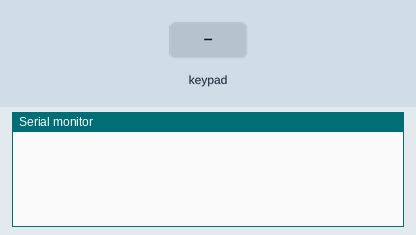
Simulated run of this sketch. Board: Arduino Uno, built with avr-gcc and run on an emulated ATmega328P. Parts: the last lines printed to the serial monitor. Inputs (shaded band) come from the test bench.

Above: at 1.2 s.
1.3 s: key '7' pressed
At 1.9 s:
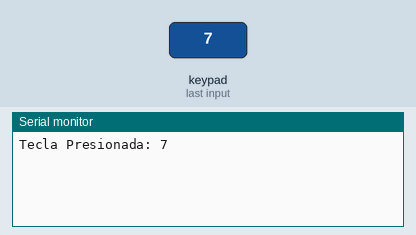
2.8 s: keypad keys 5 4 3 2 * pressed 0.4 s apart
At 5.6 s:
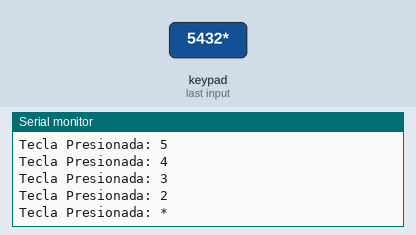
6.3 s: key '/' pressed
At 7.2 s:
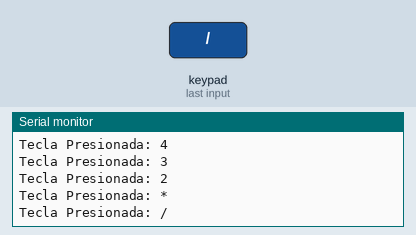
7.8 s: keypad keys 5 4 3 2 = pressed 0.4 s apart
At 10.5 s:
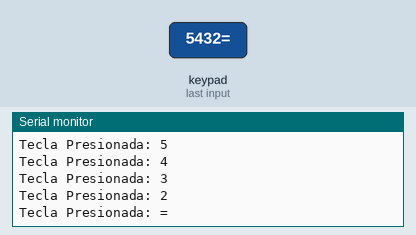
11.3 s: key 'C' pressed
At 12.1 s:
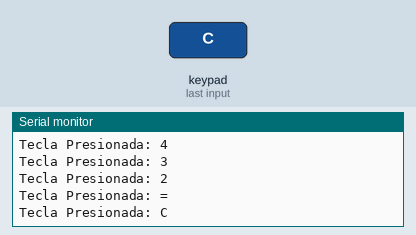
Timing chart, 0 to 13.8 s (numbered marks = the images above; inputs shaded):
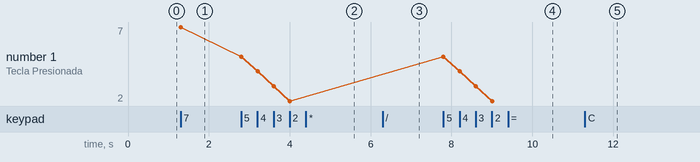

Measured:
- after the input at 1.3 s, the serial monitor: prints a new line at once (image 1)
- after the input at 2.8 s, the serial monitor: prints a new line at once (image 2)
- after the input at 6.3 s, the serial monitor: prints a new line at once (image 3)
- after the input at 7.8 s, the serial monitor: prints a new line at once (image 4)
- after the input at 11.3 s, the serial monitor: prints a new line at once (image 5)
- plotted number 1: 7 → 2 after the input at 2.8 s

The sketch:

TecladoMatricial.ino
```cpp
#include <Key.h>
#include <Keypad.h>

const byte filas = 4;
const byte columnas = 4;

char teclas[filas][columnas] = {
  {'7', '8', '9', '/'},
  {'4', '5', '6', '*'},
  {'1', '2', '3', '-'},
  {'C', '0', '=', '+'}
};

byte filasPines[filas] = {5, 4, 3, 2};
byte columnasPines[columnas] = {11, 10, 9, 8};

Keypad teclado = Keypad(makeKeymap(teclas), filasPines, columnasPines, filas, columnas);


void setup() {
  Serial.begin(9600);
}

void loop() {

  char teclaIngresada = teclado.getKey();

  if(teclaIngresada){
    Serial.print("Tecla Presionada: ");
    Serial.println(teclaIngresada);
  }


}
```
